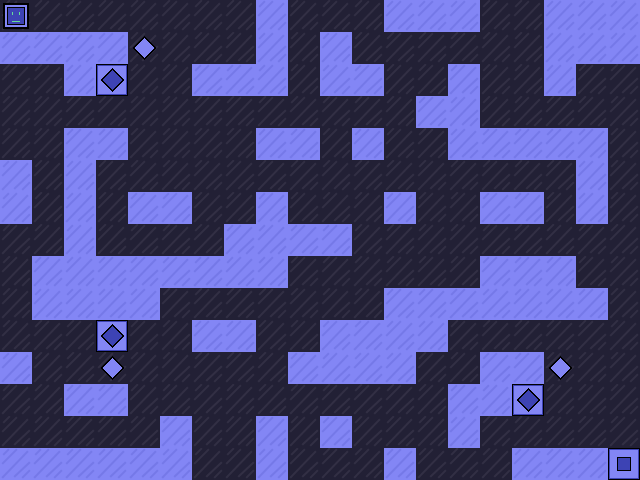

Rendered tile map (Tiled .tmx) drawn with the repository's tilesets; below, a short description and the map source with its tile grids summarised:
An orthogonal 20x15 tile map with 32x32 px tiles, 2 tile layers (background, entities), 2 tilesets.

<map version="1.2" tiledversion="1.3.5" orientation="orthogonal" renderorder="right-down" width="20" height="15" tilewidth="32" tileheight="32" infinite="0" nextlayerid="3" nextobjectid="1">
 <tileset firstgid="1" name="bgTiles" tilewidth="32" tileheight="32" tilecount="64" columns="8">
  <image source="../spritesheets/levelSpritesheet.png" width="256" height="256" />
  <tile id="0">
   <properties>
    <property name="parity" type="int" value="2" />
   </properties>
  </tile>
  <tile id="1">
   <properties>
    <property name="parity" type="int" value="1" />
   </properties>
  </tile>
 </tileset>
 <tileset firstgid="65" name="entityTiles" tilewidth="32" tileheight="32" tilecount="64" columns="8">
  <image source="../spritesheets/entitySpritesheet.png" width="256" height="256" />
  <tile id="0">
   <properties>
    <property name="name" value="diamond" />
    <property name="parity" type="int" value="2" />
   </properties>
  </tile>
  <tile id="1">
   <properties>
    <property name="name" value="diamond" />
    <property name="parity" type="int" value="1" />
   </properties>
  </tile>
  <tile id="4">
   <properties>
    <property name="direction" type="int" value="3" />
    <property name="name" value="boost" />
    <property name="parity" type="int" value="1" />
    <property name="power" type="int" value="1" />
   </properties>
  </tile>
  <tile id="5">
   <properties>
    <property name="direction" type="int" value="1" />
    <property name="name" value="boost" />
    <property name="parity" type="int" value="1" />
    <property name="power" type="int" value="1" />
   </properties>
  </tile>
  <tile id="6">
   <properties>
    <property name="direction" type="int" value="4" />
    <property name="name" value="boost" />
    <property name="parity" type="int" value="1" />
    <property name="power" type="int" value="20" />
   </properties>
  </tile>
  <tile id="7">
   <properties>
    <property name="direction" type="int" value="2" />
    <property name="name" value="boost" />
    <property name="parity" type="int" value="1" />
    <property name="power" type="int" value="20" />
   </properties>
  </tile>
  <tile id="8">
   <properties>
    <property name="direction" type="int" value="1" />
    <property name="name" value="player" />
    <property name="parity" type="int" value="2" />
   </properties>
  </tile>
  <tile id="9">
   <properties>
    <property name="direction" type="int" value="3" />
    <property name="name" value="player" />
    <property name="parity" type="int" value="2" />
   </properties>
  </tile>
  <tile id="10">
   <properties>
    <property name="direction" type="int" value="4" />
    <property name="name" value="player" />
    <property name="parity" type="int" value="2" />
   </properties>
  </tile>
  <tile id="11">
   <properties>
    <property name="direction" type="int" value="2" />
    <property name="name" value="player" />
    <property name="parity" type="int" value="2" />
   </properties>
  </tile>
  <tile id="12">
   <properties>
    <property name="direction" type="int" value="4" />
    <property name="name" value="boost" />
    <property name="parity" type="int" value="1" />
    <property name="power" type="int" value="1" />
   </properties>
  </tile>
  <tile id="13">
   <properties>
    <property name="direction" type="int" value="2" />
    <property name="name" value="boost" />
    <property name="parity" type="int" value="1" />
    <property name="power" type="int" value="1" />
   </properties>
  </tile>
  <tile id="14">
   <properties>
    <property name="direction" type="int" value="1" />
    <property name="name" value="boost" />
    <property name="parity" type="int" value="1" />
    <property name="power" type="int" value="20" />
   </properties>
  </tile>
  <tile id="15">
   <properties>
    <property name="direction" type="int" value="3" />
    <property name="name" value="boost" />
    <property name="parity" type="int" value="1" />
    <property name="power" type="int" value="20" />
   </properties>
  </tile>
  <tile id="16">
   <properties>
    <property name="name" value="receptor" />
    <property name="parity" type="int" value="2" />
    <property name="shape" value="player" />
   </properties>
  </tile>
  <tile id="17">
   <properties>
    <property name="name" value="receptor" />
    <property name="parity" type="int" value="2" />
    <property name="shape" value="diamond" />
   </properties>
  </tile>
  <tile id="18">
   <properties>
    <property name="name" value="portal" />
    <property name="parity" type="int" value="2" />
   </properties>
  </tile>
  <tile id="20">
   <properties>
    <property name="direction" type="int" value="3" />
    <property name="name" value="boost" />
    <property name="parity" type="int" value="2" />
    <property name="power" type="int" value="1" />
   </properties>
  </tile>
  <tile id="21">
   <properties>
    <property name="direction" type="int" value="1" />
    <property name="name" value="boost" />
    <property name="parity" type="int" value="2" />
    <property name="power" type="int" value="1" />
   </properties>
  </tile>
  <tile id="22">
   <properties>
    <property name="direction" type="int" value="4" />
    <property name="name" value="boost" />
    <property name="parity" type="int" value="2" />
    <property name="power" type="int" value="20" />
   </properties>
  </tile>
  <tile id="23">
   <properties>
    <property name="direction" type="int" value="2" />
    <property name="name" value="boost" />
    <property name="parity" type="int" value="2" />
    <property name="power" type="int" value="20" />
   </properties>
  </tile>
  <tile id="24">
   <properties>
    <property name="name" value="receptor" />
    <property name="parity" type="int" value="1" />
    <property name="shape" value="player" />
   </properties>
  </tile>
  <tile id="25">
   <properties>
    <property name="name" value="receptor" />
    <property name="parity" type="int" value="1" />
    <property name="shape" value="diamond" />
   </properties>
  </tile>
  <tile id="26">
   <properties>
    <property name="name" value="portal" />
    <property name="parity" type="int" value="1" />
   </properties>
  </tile>
  <tile id="28">
   <properties>
    <property name="direction" type="int" value="4" />
    <property name="name" value="boost" />
    <property name="parity" type="int" value="2" />
    <property name="power" type="int" value="1" />
   </properties>
  </tile>
  <tile id="29">
   <properties>
    <property name="direction" type="int" value="2" />
    <property name="name" value="boost" />
    <property name="parity" type="int" value="2" />
    <property name="power" type="int" value="1" />
   </properties>
  </tile>
  <tile id="30">
   <properties>
    <property name="direction" type="int" value="1" />
    <property name="name" value="boost" />
    <property name="parity" type="int" value="2" />
    <property name="power" type="int" value="20" />
   </properties>
  </tile>
  <tile id="31">
   <properties>
    <property name="direction" type="int" value="3" />
    <property name="name" value="boost" />
    <property name="parity" type="int" value="2" />
    <property name="power" type="int" value="20" />
   </properties>
  </tile>
 </tileset>
 <layer id="1" name="background" width="20" height="15">
  <data>[300 cells, 300 non-empty, 2 distinct tile ids]</data>
 </layer>
 <layer id="2" name="entities" width="20" height="15">
  <data>[300 cells, 8 non-empty, 4 distinct tile ids]</data>
 </layer>
</map>
